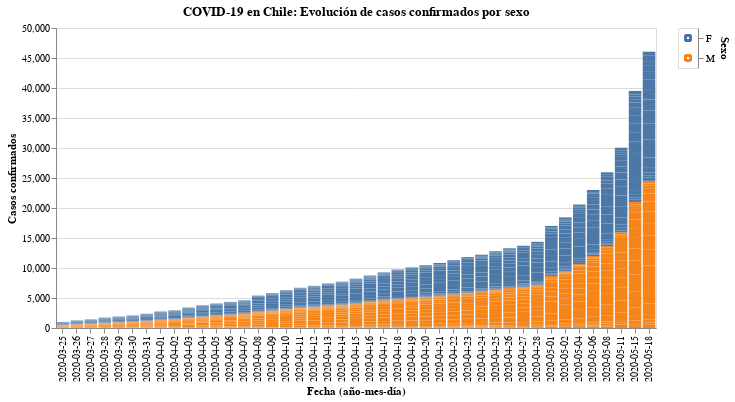

Notebook cell for this chart:
### Code cell
input_dropdown = alt.binding_select(options=new_cases['Sexo'].unique())
selection1 = alt.selection_single(fields=['Sexo'], bind=input_dropdown, name=' ')
selection2 = alt.selection_multi(fields=['Sexo'], on='mouseover')

color = alt.condition(selection1 | selection2,
                    alt.Color('Sexo:N', scale=alt.Scale(scheme='tableau10'), legend=None),
                    alt.value('lightgray'))

bars = alt.Chart(new_cases).mark_bar().encode(
    x="Fecha (año-mes-día)",
    y=alt.Y("Casos confirmados"),
    color=color
).add_selection(
    selection1, selection2
).transform_filter(
    selection1
)

legend = alt.Chart(new_cases).mark_point().encode(
    y=alt.Y('Sexo:N', axis=alt.Axis(orient='right')),
    color=color
).add_selection(
    selection1, selection2
)

bars.properties(
    title = 'COVID-19 en Chile: Evolución de casos confirmados por sexo',
    width = 600
) | legend

### Figure 1 — Vega-Lite specification as saved in the notebook (floating-point values rounded to 4 significant figures; data arrays with more than 128 entries replaced by an {"elided": "..."} marker saying what was removed)
{"config": {"view": {"continuousWidth": 400, "continuousHeight": 300}}, "hconcat": [{"mark": "bar", "encoding": {"color": {"condition": {"type": "nominal", "field": "Sexo", "legend": null, "scale": {"scheme": "tableau10"}, "selection": {"or": [" ", "selector016"]}}, "value": "lightgray"}, "x": {"type": "nominal", "field": "Fecha (año-mes-día)"}, "y": {"type": "quantitative", "field": "Casos confirmados"}}, "selection": {" ": {"type": "single", "fields": ["Sexo"], "bind": {"input": "select", "options": ["M", "F"]}}, "selector016": {"type": "multi", "fields": ["Sexo"], "on": "mouseover"}}, "title": "COVID-19 en Chile: Evolución de casos confirmados por sexo", "transform": [{"filter": {"selection": " "}}], "width": 600}, {"mark": "point", "encoding": {"color": {"condition": {"type": "nominal", "field": "Sexo", "legend": null, "scale": {"scheme": "tableau10"}, "selection": {"or": [" ", "selector016"]}}, "value": "lightgray"}, "y": {"type": "nominal", "axis": {"orient": "right"}, "field": "Sexo"}}, "selection": {" ": {"type": "single", "fields": ["Sexo"], "bind": {"input": "select", "options": ["M", "F"]}}, "selector016": {"type": "multi", "fields": ["Sexo"], "on": "mouseover"}}}], "data": {"name": "data-c8fa262e11914d962a7966919d288043"}, "$schema": "https://vega.github.io/schema/vega-lite/v4.8.1.json", "datasets": {"data-c8fa262e11914d962a7966919d288043": {"elided": "1462 records"}}}
